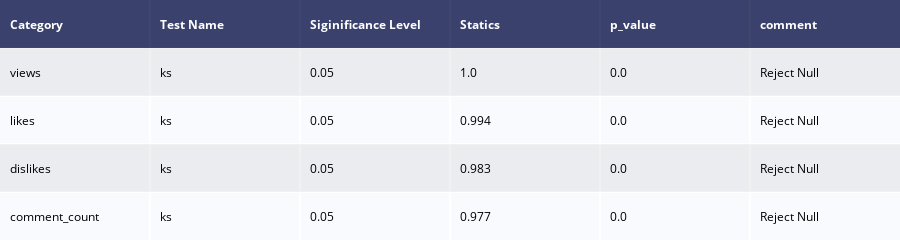

The notebook cell this image was saved under:
### Code cell
# Kolomogrove Sminorve Test
table_ks=ff.create_table(table_ks)
table_ks.show()

### Figure 1 — Plotly figure (JSON) as saved in the notebook; plotly's stock layout.template omitted (floating-point values rounded to 4 significant figures)
{"data": [{"colorscale": [[0, "#00083e"], [0.5, "#ededee"], [1, "#ffffff"]], "hoverinfo": "none", "opacity": 0.75, "showscale": false, "type": "heatmap", "z": [[0, 0, 0, 0, 0, 0], [0.5, 0.5, 0.5, 0.5, 0.5, 0.5], [1, 1, 1, 1, 1, 1], [0.5, 0.5, 0.5, 0.5, 0.5, 0.5], [1, 1, 1, 1, 1, 1]]}], "layout": {"annotations": [{"align": "left", "font": {"color": "#ffffff"}, "showarrow": false, "text": "<b>Category</b>", "x": -0.45, "xanchor": "left", "xref": "x", "y": 0, "yref": "y"}, {"align": "left", "font": {"color": "#ffffff"}, "showarrow": false, "text": "<b>Test Name</b>", "x": 0.55, "xanchor": "left", "xref": "x", "y": 0, "yref": "y"}, {"align": "left", "font": {"color": "#ffffff"}, "showarrow": false, "text": "<b>Siginificance Level</b>", "x": 1.55, "xanchor": "left", "xref": "x", "y": 0, "yref": "y"}, {"align": "left", "font": {"color": "#ffffff"}, "showarrow": false, "text": "<b>Statics</b>", "x": 2.55, "xanchor": "left", "xref": "x", "y": 0, "yref": "y"}, {"align": "left", "font": {"color": "#ffffff"}, "showarrow": false, "text": "<b>p_value</b>", "x": 3.55, "xanchor": "left", "xref": "x", "y": 0, "yref": "y"}, {"align": "left", "font": {"color": "#ffffff"}, "showarrow": false, "text": "<b>comment</b>", "x": 4.55, "xanchor": "left", "xref": "x", "y": 0, "yref": "y"}, {"align": "left", "font": {"color": "#000000"}, "showarrow": false, "text": "views", "x": -0.45, "xanchor": "left", "xref": "x", "y": 1, "yref": "y"}, {"align": "left", "font": {"color": "#000000"}, "showarrow": false, "text": "ks", "x": 0.55, "xanchor": "left", "xref": "x", "y": 1, "yref": "y"}, {"align": "left", "font": {"color": "#000000"}, "showarrow": false, "text": "0.05", "x": 1.55, "xanchor": "left", "xref": "x", "y": 1, "yref": "y"}, {"align": "left", "font": {"color": "#000000"}, "showarrow": false, "text": "1.0", "x": 2.55, "xanchor": "left", "xref": "x", "y": 1, "yref": "y"}, {"align": "left", "font": {"color": "#000000"}, "showarrow": false, "text": "0.0", "x": 3.55, "xanchor": "left", "xref": "x", "y": 1, "yref": "y"}, {"align": "left", "font": {"color": "#000000"}, "showarrow": false, "text": "Reject Null", "x": 4.55, "xanchor": "left", "xref": "x", "y": 1, "yref": "y"}, {"align": "left", "font": {"color": "#000000"}, "showarrow": false, "text": "likes", "x": -0.45, "xanchor": "left", "xref": "x", "y": 2, "yref": "y"}, {"align": "left", "font": {"color": "#000000"}, "showarrow": false, "text": "ks", "x": 0.55, "xanchor": "left", "xref": "x", "y": 2, "yref": "y"}, {"align": "left", "font": {"color": "#000000"}, "showarrow": false, "text": "0.05", "x": 1.55, "xanchor": "left", "xref": "x", "y": 2, "yref": "y"}, {"align": "left", "font": {"color": "#000000"}, "showarrow": false, "text": "0.994", "x": 2.55, "xanchor": "left", "xref": "x", "y": 2, "yref": "y"}, {"align": "left", "font": {"color": "#000000"}, "showarrow": false, "text": "0.0", "x": 3.55, "xanchor": "left", "xref": "x", "y": 2, "yref": "y"}, {"align": "left", "font": {"color": "#000000"}, "showarrow": false, "text": "Reject Null", "x": 4.55, "xanchor": "left", "xref": "x", "y": 2, "yref": "y"}, {"align": "left", "font": {"color": "#000000"}, "showarrow": false, "text": "dislikes", "x": -0.45, "xanchor": "left", "xref": "x", "y": 3, "yref": "y"}, {"align": "left", "font": {"color": "#000000"}, "showarrow": false, "text": "ks", "x": 0.55, "xanchor": "left", "xref": "x", "y": 3, "yref": "y"}, {"align": "left", "font": {"color": "#000000"}, "showarrow": false, "text": "0.05", "x": 1.55, "xanchor": "left", "xref": "x", "y": 3, "yref": "y"}, {"align": "left", "font": {"color": "#000000"}, "showarrow": false, "text": "0.983", "x": 2.55, "xanchor": "left", "xref": "x", "y": 3, "yref": "y"}, {"align": "left", "font": {"color": "#000000"}, "showarrow": false, "text": "0.0", "x": 3.55, "xanchor": "left", "xref": "x", "y": 3, "yref": "y"}, {"align": "left", "font": {"color": "#000000"}, "showarrow": false, "text": "Reject Null", "x": 4.55, "xanchor": "left", "xref": "x", "y": 3, "yref": "y"}, {"align": "left", "font": {"color": "#000000"}, "showarrow": false, "text": "comment_count", "x": -0.45, "xanchor": "left", "xref": "x", "y": 4, "yref": "y"}, {"align": "left", "font": {"color": "#000000"}, "showarrow": false, "text": "ks", "x": 0.55, "xanchor": "left", "xref": "x", "y": 4, "yref": "y"}, {"align": "left", "font": {"color": "#000000"}, "showarrow": false, "text": "0.05", "x": 1.55, "xanchor": "left", "xref": "x", "y": 4, "yref": "y"}, {"align": "left", "font": {"color": "#000000"}, "showarrow": false, "text": "0.977", "x": 2.55, "xanchor": "left", "xref": "x", "y": 4, "yref": "y"}, {"align": "left", "font": {"color": "#000000"}, "showarrow": false, "text": "0.0", "x": 3.55, "xanchor": "left", "xref": "x", "y": 4, "yref": "y"}, {"align": "left", "font": {"color": "#000000"}, "showarrow": false, "text": "Reject Null", "x": 4.55, "xanchor": "left", "xref": "x", "y": 4, "yref": "y"}], "height": 200, "margin": {"b": 0, "l": 0, "r": 0, "t": 0}, "xaxis": {"dtick": 1, "gridwidth": 2, "showticklabels": false, "tick0": -0.5, "ticks": "", "zeroline": false}, "yaxis": {"autorange": "reversed", "dtick": 1, "gridwidth": 2, "showticklabels": false, "tick0": 0.5, "ticks": "", "zeroline": false}}}
